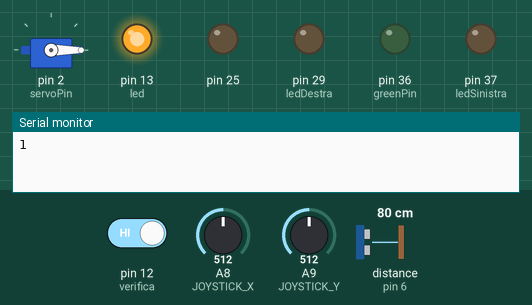
Recording of a sketch running on a simulated Arduino Mega 2560, built with avr-gcc and run on an emulated ATmega2560. Shown: servo, output pins drawn as LEDs (lit = HIGH), the last lines printed to the serial monitor. Wiring (inferred from the names in the program): ultrasonic range finder: trigger pin 7; echo pin 6. Inputs (shaded band) come from the test bench; at power-on: distance to the obstacle (sensor on pin 6) 80 cm, A8 (JOYSTICK_X) = 512, pin 12 (verifica) HIGH, A9 (JOYSTICK_Y) = 512. The echo pulse lasts 58.3 µs per cm; pins used as bus, display or sensor lines are not drawn.

Above: at 1.7 s.
1.8 s: distance to the obstacle (sensor on pin 6) set to 23 cm
3.3 s: distance to the obstacle (sensor on pin 6) set to 20 cm
At 4.4 s:
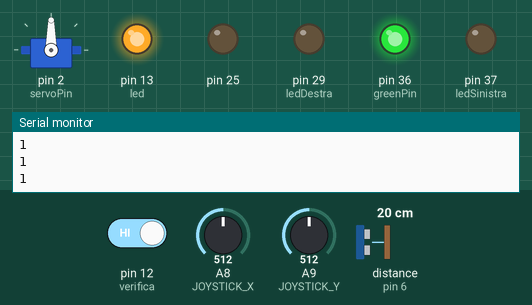
5.2 s: A8 (JOYSTICK_X) set to 522
7.0 s: A8 (JOYSTICK_X) set to 542
At 8.6 s:
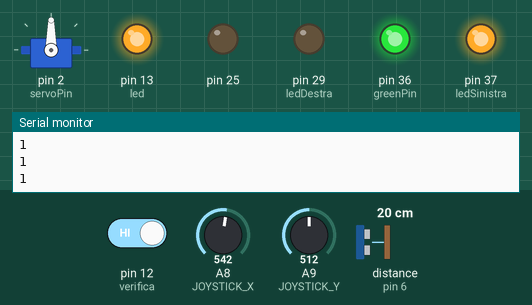
8.9 s: pin 12 (verifica) driven LOW
At 10.6 s:
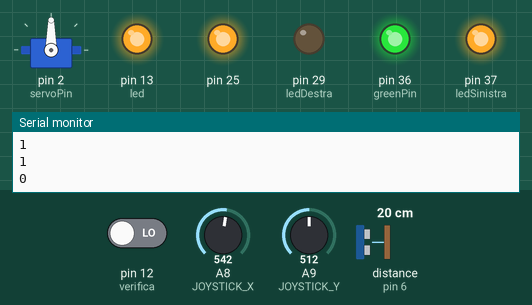
11.1 s: distance to the obstacle (sensor on pin 6) set to 35 cm
At 12.6 s:
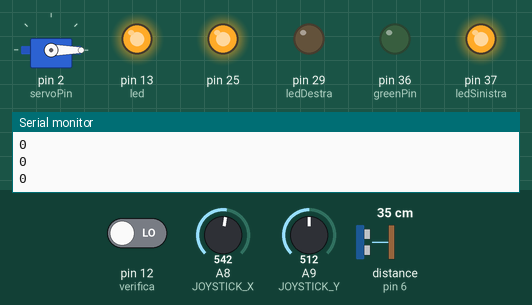
Timing chart, 0 to 14.1 s (numbered marks = the images above; inputs shaded):
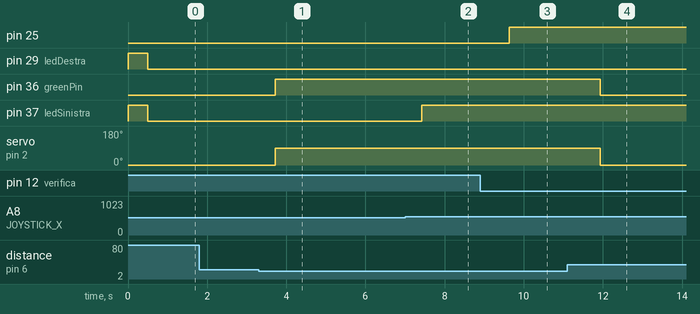

The sketch:

sketch_oct19a.ino
```cpp
#include <Servo.h>

#define JOYSTICK_X A8
#define JOYSTICK_Y A9

#define greenPin 36
#define servoPin 2
#define trigPin 7
#define echoPin 6
#define led 13
#define verifica 12

#define ledDestra 29
#define ledSinistra 37

Servo myservo;

void setup() {
  pinMode(25, OUTPUT);
  myservo.attach(servoPin);
  myservo.write(0);
  pinMode(greenPin, OUTPUT);
  pinMode(trigPin, OUTPUT);
  pinMode(echoPin, INPUT);
  pinMode(led, OUTPUT);
  pinMode(verifica, INPUT);
  digitalWrite(led, HIGH);
  pinMode(ledDestra, OUTPUT);
  pinMode(ledSinistra, OUTPUT);
  digitalWrite(ledDestra, HIGH);
  digitalWrite(ledSinistra, HIGH);
  delay(500);
  digitalWrite(ledDestra, LOW);
  digitalWrite(ledSinistra, LOW);
  Serial.begin(9600);
}

long duration; // variable for the duration of sound wave travel
int distance; // variable for the distance measurement

void loop() {

  digitalWrite(trigPin, LOW);
  delayMicroseconds(2);
  // Sets the trigPin HIGH (ACTIVE) for 10 microseconds
  digitalWrite(trigPin, HIGH);
  delayMicroseconds(10);
  digitalWrite(trigPin, LOW);
  // Reads the echoPin, returns the sound wave travel time in microseconds
  duration = pulseIn(echoPin, HIGH);
  // Calculating the distance
  distance = duration * 0.034 / 2; // Speed of sound wave divided by 2 (go and back)
  // Displays the distance on the Serial Monitor
  //Serial.print("Distance: ");
  //Serial.print(distance);
  //Serial.println(" cm");

  if (distance <= 20) {
    digitalWrite(greenPin, HIGH);
    myservo.write(90);
    delay(500);
  } else {
    digitalWrite(greenPin, LOW);
    myservo.write(0);
    delay(500);
  }

  int x = analogRead(JOYSTICK_X);
  int y = analogRead(JOYSTICK_Y);

  //Serial.println("X: " + String(x));
  //Serial.println("Y: " + String(y));

  digitalWrite(ledDestra, LOW);
  digitalWrite(ledSinistra, LOW);

  if (x > 400 && x < 520)
  {

  }
  else if (x < 400)
  {
    digitalWrite(ledDestra, HIGH);
     delay(200);
  }
  else if (x > 530)
  {
    digitalWrite(ledSinistra, HIGH);
     delay(200);
  }

  int stato_led = digitalRead(verifica);
  if (stato_led == 0){
    Serial.println(stato_led);
    digitalWrite(25, HIGH);
    delay(300);
  }
  else{
    Serial.println(stato_led);
    digitalWrite(25, LOW);
    delay(300);
  }
}
```

Measured:
- the behaviour switches between 22 and 21 cm on distance to the obstacle (sensor on pin 6) (found by bisection; images 0 and 1)
- the behaviour switches between 530 and 531 on A8 (JOYSTICK_X) (found by bisection; images 1 and 2)
- after the input at 3.3 s, pin 36 (greenPin): LOW → HIGH after 0.42 s; servo on pin 2 (servoPin): 0° → 90° after 0.42 s
- after the input at 7.0 s, pin 37 (ledSinistra): LOW → HIGH after 0.43 s
- after the input at 8.9 s, pin 25: LOW → HIGH after 0.73 s
- after the input at 11.1 s, pin 36 (greenPin): HIGH → LOW after 0.84 s; servo on pin 2 (servoPin): 90° → 0° after 0.84 s
